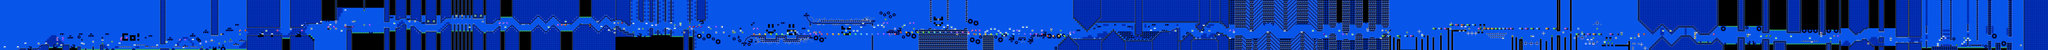

The image is a tile-based game level rendered from a .tmx file. Its description and source (layers, tilesets, objects; grid data summarised) follow:
An orthogonal 1088x27 tile map with 16x16 px tiles, 2 tile layers (SP, ...), 2 tilesets.

<map version="1.10" tiledversion="1.11.0" orientation="orthogonal" renderorder="right-down" width="1088" height="27" tilewidth="16" tileheight="16" infinite="0" nextlayerid="3" nextobjectid="1">
 <editorsettings>
  <chunksize width="16" height="27" />
  <export target="geometricaldominator.csv" format="csv" />
 </editorsettings>
 <tileset firstgid="1" name="famidash" tilewidth="16" tileheight="16" tilecount="256" columns="16">
  <image source="../../GRAPHICS/famidash.bmp" width="256" height="256" />
 </tileset>
 <tileset firstgid="257" name="sprites" tilewidth="16" tileheight="16" tilecount="256" columns="16">
  <image source="../../GRAPHICS/sprites.png" width="256" height="256" />
 </tileset>
 <layer id="1" width="1088" height="27">
  <data>[29376 cells, 29376 non-empty, 132 distinct tile ids]</data>
 </layer>
 <layer id="2" name="SP" width="1088" height="27" offsetx="-160" offsety="0">
  <data>[29376 cells, 395 non-empty, 77 distinct tile ids]</data>
 </layer>
</map>
